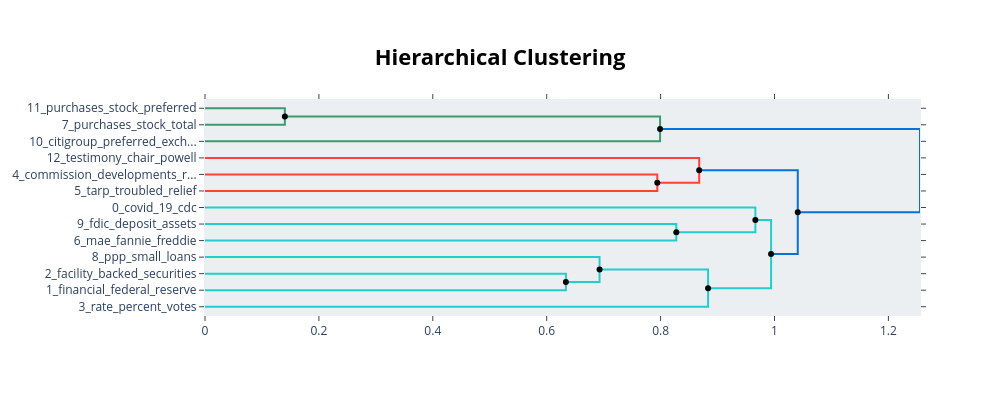

The code cell stored with this chart in its notebook:
### Markdown cell above
Hierarchichal Topic Visualization

### Code cell
hierarchical_topics = topic_model.hierarchical_topics(docs)
fig = topic_model.visualize_hierarchy(hierarchical_topics=hierarchical_topics)
fig.show()

print("💡 This shows the hierarchical structure of topics")

### Figure 1 — Plotly figure (JSON) as saved in the notebook; plotly's stock layout.template omitted (floating-point values rounded to 4 significant figures)
{"data": [{"hoverinfo": "text", "marker": {"color": "rgb(61,153,112)"}, "mode": "lines", "text": ["purchases_stock_preferred_million_total", "", "", "purchases_stock_total_preferred_purchase"], "type": "scatter", "x": [0.0, 0.1402, 0.1402, 0.0], "xaxis": "x", "y": [-5.0, -5.0, -15.0, -15.0], "yaxis": "y"}, {"hoverinfo": "text", "marker": {"color": "rgb(61,153,112)"}, "mode": "lines", "text": ["purchases_stock_preferred_total_purchase", "", "", "citigroup_preferred_exchange_billion_stock"], "type": "scatter", "x": [0.1402, 0.7991, 0.7991, 0.0], "xaxis": "x", "y": [-10.0, -10.0, -25.0, -25.0], "yaxis": "y"}, {"hoverinfo": "text", "marker": {"color": "rgb(255,65,54)"}, "mode": "lines", "text": ["commission_developments_report_recent_congressional", "", "", "tarp_troubled_relief_asset_program"], "type": "scatter", "x": [0.0, 0.7942, 0.7942, 0.0], "xaxis": "x", "y": [-45.0, -45.0, -55.0, -55.0], "yaxis": "y"}, {"hoverinfo": "text", "marker": {"color": "rgb(255,65,54)"}, "mode": "lines", "text": ["testimony_chair_powell_committee_cares", "", "", "report_commission_treasury_tarp_congressional"], "type": "scatter", "x": [0.0, 0.8678, 0.8678, 0.7942], "xaxis": "x", "y": [-35.0, -35.0, -50.0, -50.0], "yaxis": "y"}, {"hoverinfo": "text", "marker": {"color": "rgb(35,205,205)"}, "mode": "lines", "text": ["fdic_deposit_assets_insured_quarter", "", "", "mae_fannie_freddie_mac_billion"], "type": "scatter", "x": [0.0, 0.8275, 0.8275, 0.0], "xaxis": "x", "y": [-75.0, -75.0, -85.0, -85.0], "yaxis": "y"}, {"hoverinfo": "text", "marker": {"color": "rgb(35,205,205)"}, "mode": "lines", "text": ["covid_19_cdc_states_united", "", "", "mae_fannie_billion_mac_freddie"], "type": "scatter", "x": [0.0, 0.9664, 0.9664, 0.8275], "xaxis": "x", "y": [-65.0, -65.0, -80.0, -80.0], "yaxis": "y"}, {"hoverinfo": "text", "marker": {"color": "rgb(35,205,205)"}, "mode": "lines", "text": ["facility_backed_securities_talf_asset", "", "", "financial_federal_reserve_capital_board"], "type": "scatter", "x": [0.0, 0.6337, 0.6337, 0.0], "xaxis": "x", "y": [-105.0, -105.0, -115.0, -115.0], "yaxis": "y"}, {"hoverinfo": "text", "marker": {"color": "rgb(35,205,205)"}, "mode": "lines", "text": ["ppp_small_loans_paycheck_program", "", "", "federal_reserve_facility_securities_backed"], "type": "scatter", "x": [0.0, 0.6928, 0.6928, 0.6337], "xaxis": "x", "y": [-95.0, -95.0, -110.0, -110.0], "yaxis": "y"}, {"hoverinfo": "text", "marker": {"color": "rgb(35,205,205)"}, "mode": "lines", "text": ["federal_reserve_facility_board_securities", "", "", "rate_percent_votes_points_target"], "type": "scatter", "x": [0.6928, 0.8834, 0.8834, 0.0], "xaxis": "x", "y": [-102.5, -102.5, -125.0, -125.0], "yaxis": "y"}, {"hoverinfo": "text", "marker": {"color": "rgb(35,205,205)"}, "mode": "lines", "text": ["covid_19_cdc_reports_states", "", "", "federal_reserve_facility_board_credit"], "type": "scatter", "x": [0.9664, 0.994, 0.994, 0.8834], "xaxis": "x", "y": [-72.5, -72.5, -113.8, -113.8], "yaxis": "y"}, {"hoverinfo": "text", "marker": {"color": "rgb(0,116,217)"}, "mode": "lines", "text": ["commission_report_treasury_congressional_oversight", "", "", "federal_reserve_board_facility_credit"], "type": "scatter", "x": [0.8678, 1.041, 1.041, 0.994], "xaxis": "x", "y": [-42.5, -42.5, -93.12, -93.12], "yaxis": "y"}, {"hoverinfo": "text", "marker": {"color": "rgb(0,116,217)"}, "mode": "lines", "text": ["preferred_stock_purchases_purchase_treasury", "", "", "federal_reserve_treasury_facility_announces"], "type": "scatter", "x": [0.7991, 1.255, 1.255, 1.041], "xaxis": "x", "y": [-17.5, -17.5, -67.81, -67.81], "yaxis": "y"}, {"hoverinfo": "text", "hovertext": ["purchases_stock_preferred_total_purchase", "federal_reserve_facility_board_securities", "covid_19_cdc_reports_states", "commission_report_treasury_congressional_oversight", "preferred_stock_purchases_purchase_treasury"], "marker": {"color": "black"}, "mode": "markers", "showlegend": false, "type": "scatter", "x": [0.1402, 0.6928, 0.9664, 0.8678, 0.7991], "y": [-10, -102.5, -72.5, -42.5, -17.5]}, {"hoverinfo": "text", "hovertext": ["report_commission_treasury_tarp_congressional", "mae_fannie_billion_mac_freddie", "federal_reserve_facility_securities_backed", "federal_reserve_facility_board_credit", "federal_reserve_board_facility_credit", "federal_reserve_treasury_facility_announces"], "marker": {"color": "black"}, "mode": "markers", "showlegend": false, "type": "scatter", "x": [0.7942, 0.8275, 0.6337, 0.8834, 0.994, 1.041], "y": [-50, -80, -110, -113.8, -93.12, -67.81]}], "layout": {"autosize": false, "height": 395, "hoverlabel": {"bgcolor": "white", "font": {"family": "Rockwell", "size": 16}}, "hovermode": "closest", "plot_bgcolor": "#ECEFF1", "showlegend": false, "title": {"font": {"color": "Black", "size": 22}, "text": "<b>Hierarchical Clustering</b>", "x": 0.5, "xanchor": "center", "yanchor": "top"}, "width": 1000, "xaxis": {"mirror": "allticks", "rangemode": "tozero", "showgrid": false, "showline": true, "showticklabels": true, "ticks": "outside", "type": "linear", "zeroline": false}, "yaxis": {"mirror": "allticks", "range": [-130, 0], "rangemode": "tozero", "showgrid": false, "showline": true, "showticklabels": true, "tickmode": "array", "ticks": "outside", "ticktext": ["11_purchases_stock_preferred", "7_purchases_stock_total", "10_citigroup_preferred_exch...", "12_testimony_chair_powell", "4_commission_developments_r...", "5_tarp_troubled_relief", "0_covid_19_cdc", "9_fdic_deposit_assets", "6_mae_fannie_freddie", "8_ppp_small_loans", "2_facility_backed_securities", "1_financial_federal_reserve", "3_rate_percent_votes"], "tickvals": [-5, -15, -25, -35, -45, -55, -65, -75, -85, -95, -105, -115, -125], "type": "linear", "zeroline": false}}}
